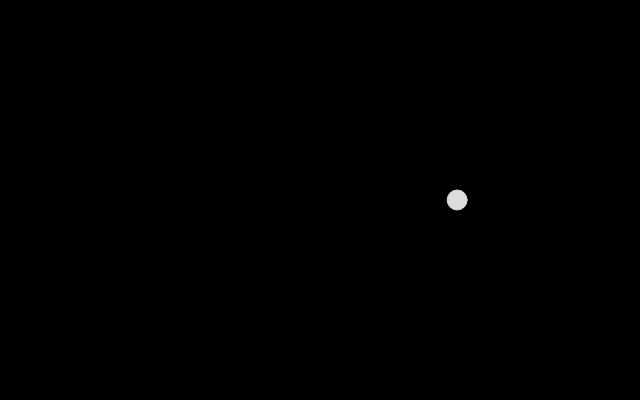
Frame 1 (no input)
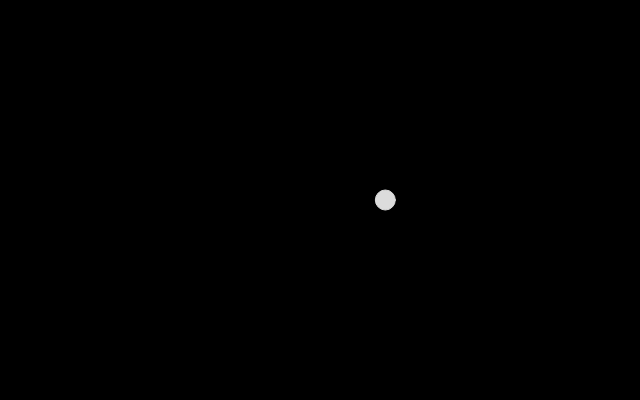
Frame 60 (no input)
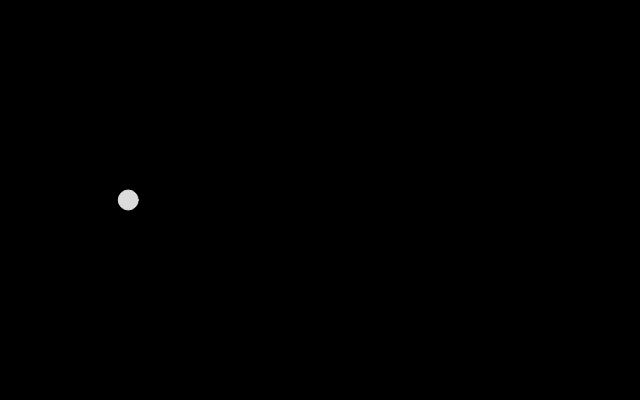
Frame 120 (the mouse pressed at the canvas centre since frame 60)

The p5.js sketch that drew these frames (run headless with seeded random() and noise() and a simulated clock; from frame 60 on, the mouse is pressed at the canvas centre):

// p5.js sketch
// ── sketch.js
/* 
  Author Michael Houmann
  Created 18. March 2025
  
  Visualization of the random() function
*/

function setup() {
  createCanvas(640, 400);
}

function draw() {
  background(0);
  stroke(220);
  fill(220);
  // Get the random number
  const x = random(0, width);
  // Draw a circle for the value of tha random number
  circle(x, height / 2, 20);
}
